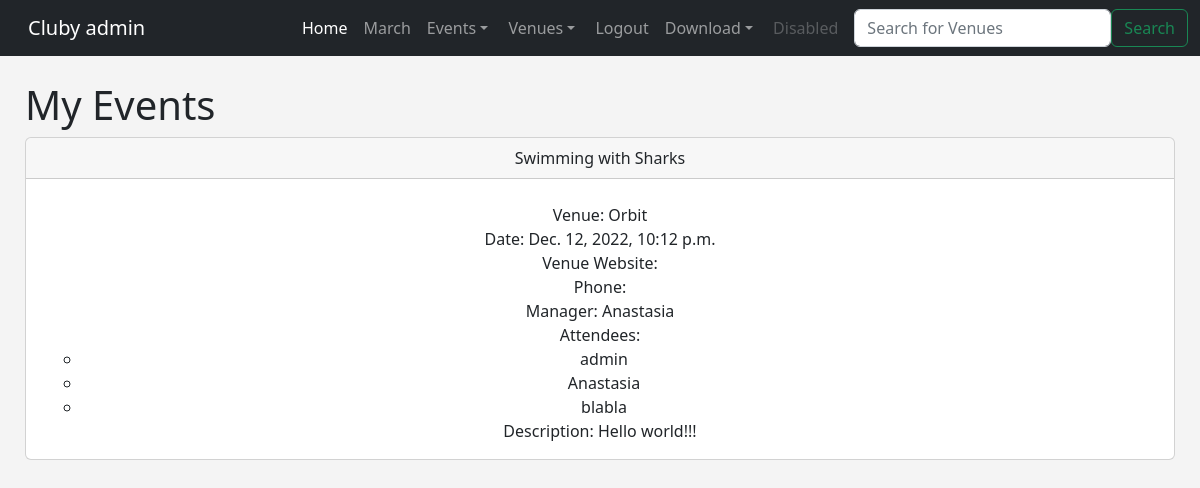
The app's page /my_events (signed in) with its own data.
### events/models.py (models this page shows, shortened)
class Event(models.Model):
    name = models.CharField('Event Name', max_length=120)
    event_date = models.DateTimeField('Event Date')
    venue = models.ForeignKey(Venue, blank=True, null=True, on_delete=models.CASCADE)
    manager = models.ForeignKey(User, blank=True, null=True, on_delete=models.SET_NULL)
    description = models.TextField(blank=True)
    attendees = models.ManyToManyField(User, related_name='attendees', blank=True)
    approved = models.BooleanField('Approved', default=False)

class Venue(models.Model):
    name = models.CharField('Venue Name', max_length = 120)
    address = models.CharField(max_length = 300)
    zip_code = models.CharField('Zip Code', max_length = 15)
    phone = models.CharField('Contact Phone', max_length = 25, blank=True)
    web = models.URLField('Website Address', blank=True)
    email_address = models.EmailField('Email Address', blank=True)
    owner = models.IntegerField("Venue Owner", blank=False, default=1)
    venue_image = models.ImageField(null=True, blank=True, upload_to='images/')
    def __str__(self):
        return self.name

### events/views.py (the view)
# urls.py: path('my_events', views.my_events, name='my-events'),
def my_events(request):
    if request.user.is_authenticated:
        me = request.user.id
        events = Event.objects.filter(attendees=me)
        return render(request, 'events/my_events.html', {
            'events': events,
        })
    else:
        messages.success(request, 'Login to wiev this page')
        return redirect('login')

### events/templates/events/my_events.html (shortened to what this page needs)
{% extends 'events/base.html' %}
{% block content %}
    <h1> My Events </h1>
    {% for event in events %}
        <div class="card text-center">
            <div class="card-header">
            {{ event.name }}
            </div>
            <div class="card-body">
                <ul class="no-bullets">
                    <li><h5 class="card-title"></h5>Venue: {{ event.venue }}</h5></li>
                    <li>Date: {{ event.event_date }}</li>
                    <li>Venue Website: {{ event.venue.web}}</li>
                    <li>Phone: {{ event.venue.phone}}</li>
                    <li>Manager: {{ event.manager }}</li>
                    <li> Attendees:
                        <ul>
                            {% for user in event.attendees.all %}
                            <li>{{ user }}</li>
                            {% endfor %}
                    </ul>
                </ul>
            <p class="card-text">Description: {{ event.description }}</p>
            </div>
        </div>
    {% endfor %}
{% endblock %}

### events/templates/events/navbar.html (shortened to what this page needs)
<nav class="navbar navbar-expand-lg navbar-dark bg-dark" dir="ltr">
    <div class="container-fluid">
      <a class="navbar-brand" href="{% url 'home' %}">Cluby {% if user.is_authenticated %} {{ user }} {% endif %}</a>
      <div class="collapse navbar-collapse" id="navbarSupportedContent">
        <ul class="navbar-nav me-auto mb-2 mb-lg-0">
          <li class="nav-item">
            <a class="nav-link active" aria-current="page" href="{% url 'home' %}">Home</a>
          </li>
          <li class="nav-item">
            <a class="nav-link" href="{% url 'home' '2022' 'march' %}">March</a>
          </li>
          <li class="nav-item dropdown">
            <a class="nav-link dropdown-toggle" href="#" role="button" data-bs-toggle="dropdown" aria-expanded="false">
              Events
            </a>
              </li>
            </ul>
          <li class="nav-item dropdown">
            <a class="nav-link dropdown-toggle" href="#" role="button" data-bs-toggle="dropdown" aria-expanded="false">
              Venues
            </a>
              </li>
          {% if user.is_authenticated %}
            <li class="nav-item">
              <a class="nav-link" href="{% url 'logout' %}">Logout</a>
            </li>
          {% endif %}
          <li class="nav-item dropdown">
            <a class="nav-link dropdown-toggle" href="#" role="button" data-bs-toggle="dropdown" aria-expanded="false">
              Download
            </a>
              </li>
          <li class="nav-item">
            <a class="nav-link disabled">Disabled</a>
          </li>
        <form class="d-flex" role="search" method=POST action='{% url "search-venues" %}'>
          <input class="form-control me-2" type="search" placeholder="Search for Venues" aria-label="Search" name="searched">
          <button class="btn btn-outline-success" type="submit">Search</button>
        </form>
      </div>
    </div>
  </nav>

### events/static/events/dupa.css (style rules this page uses)
.no-bullets { list-style-type: none; padding: 0; margin: 0; }

### events/templates/events/base.html (style rules this page uses)
body { background: #f4f4f4; }

### records on screen
Event: name "Swimming with Sharks", venue "Orbit", event_date "Dec. 12, 2022, 10:12 p.m.", manager "Anastasia", description "Hello world!!!"

### other values on screen
{{ user }} "admin"
{{ user }} "Anastasia"
{{ user }} "blabla"
